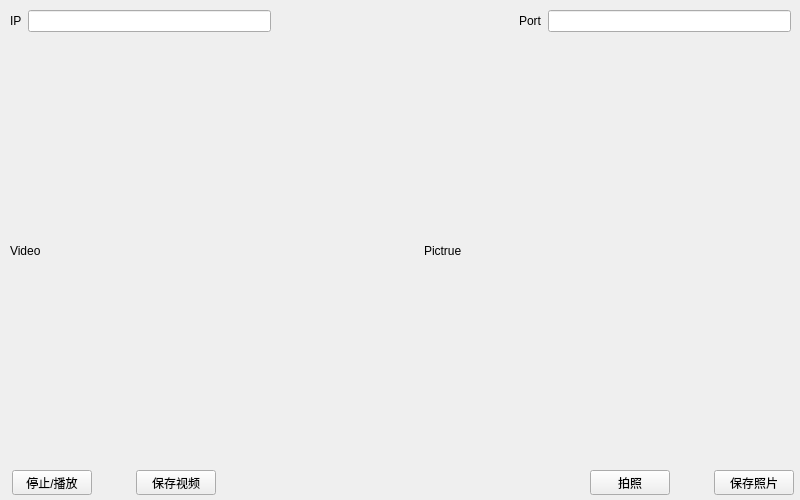
<?xml version="1.0" encoding="UTF-8"?>
<ui version="4.0">
 <class>videoShow</class>
 <widget class="QWidget" name="videoShow">
  <property name="geometry">
   <rect>
    <x>0</x>
    <y>0</y>
    <width>800</width>
    <height>500</height>
   </rect>
  </property>
  <property name="sizePolicy">
   <sizepolicy hsizetype="Fixed" vsizetype="Fixed">
    <horstretch>0</horstretch>
    <verstretch>0</verstretch>
   </sizepolicy>
  </property>
  <property name="windowTitle">
   <string>Form</string>
  </property>
  <property name="windowIcon">
   <iconset>
    <normalon>:/images/video.png</normalon>
   </iconset>
  </property>
  <widget class="QWidget" name="layoutWidget">
   <property name="geometry">
    <rect>
     <x>590</x>
     <y>470</y>
     <width>204</width>
     <height>25</height>
    </rect>
   </property>
   <layout class="QHBoxLayout" name="horizontalLayout_3">
    <item>
     <widget class="QPushButton" name="takePicBtn">
      <property name="maximumSize">
       <size>
        <width>100</width>
        <height>16777215</height>
       </size>
      </property>
      <property name="text">
       <string>拍照</string>
      </property>
     </widget>
    </item>
    <item>
     <spacer name="horizontalSpacer_4">
      <property name="orientation">
       <enum>Qt::Horizontal</enum>
      </property>
      <property name="sizeHint" stdset="0">
       <size>
        <width>40</width>
        <height>20</height>
       </size>
      </property>
     </spacer>
    </item>
    <item>
     <widget class="QPushButton" name="savePicBtn">
      <property name="text">
       <string>保存照片</string>
      </property>
     </widget>
    </item>
   </layout>
  </widget>
  <widget class="QWidget" name="layoutWidget">
   <property name="geometry">
    <rect>
     <x>12</x>
     <y>470</y>
     <width>204</width>
     <height>25</height>
    </rect>
   </property>
   <layout class="QHBoxLayout" name="horizontalLayout">
    <item>
     <widget class="QPushButton" name="pauseStartBtn">
      <property name="maximumSize">
       <size>
        <width>100</width>
        <height>16777215</height>
       </size>
      </property>
      <property name="text">
       <string>停止/播放</string>
      </property>
     </widget>
    </item>
    <item>
     <spacer name="horizontalSpacer_2">
      <property name="enabled">
       <bool>true</bool>
      </property>
      <property name="orientation">
       <enum>Qt::Horizontal</enum>
      </property>
      <property name="sizeHint" stdset="0">
       <size>
        <width>40</width>
        <height>20</height>
       </size>
      </property>
     </spacer>
    </item>
    <item>
     <widget class="QPushButton" name="saveVideoBtn">
      <property name="enabled">
       <bool>true</bool>
      </property>
      <property name="text">
       <string>保存视频</string>
      </property>
     </widget>
    </item>
   </layout>
  </widget>
  <widget class="QWidget" name="layoutWidget">
   <property name="geometry">
    <rect>
     <x>10</x>
     <y>50</y>
     <width>781</width>
     <height>401</height>
    </rect>
   </property>
   <layout class="QHBoxLayout" name="horizontalLayout_2">
    <item>
     <widget class="QLabel" name="videoLabel">
      <property name="text">
       <string>Video</string>
      </property>
     </widget>
    </item>
    <item>
     <spacer name="horizontalSpacer_3">
      <property name="orientation">
       <enum>Qt::Horizontal</enum>
      </property>
      <property name="sizeType">
       <enum>QSizePolicy::Fixed</enum>
      </property>
      <property name="sizeHint" stdset="0">
       <size>
        <width>40</width>
        <height>20</height>
       </size>
      </property>
     </spacer>
    </item>
    <item>
     <widget class="QLabel" name="pictureLabel">
      <property name="enabled">
       <bool>true</bool>
      </property>
      <property name="sizePolicy">
       <sizepolicy hsizetype="Preferred" vsizetype="Preferred">
        <horstretch>0</horstretch>
        <verstretch>0</verstretch>
       </sizepolicy>
      </property>
      <property name="text">
       <string>Pictrue</string>
      </property>
     </widget>
    </item>
   </layout>
  </widget>
  <widget class="QWidget" name="layoutWidget">
   <property name="geometry">
    <rect>
     <x>10</x>
     <y>10</y>
     <width>781</width>
     <height>22</height>
    </rect>
   </property>
   <layout class="QHBoxLayout" name="horizontalLayout_4">
    <item>
     <widget class="QLabel" name="IPLabel">
      <property name="text">
       <string>IP</string>
      </property>
     </widget>
    </item>
    <item>
     <widget class="QLineEdit" name="IPEdit"/>
    </item>
    <item>
     <spacer name="horizontalSpacer">
      <property name="orientation">
       <enum>Qt::Horizontal</enum>
      </property>
      <property name="sizeHint" stdset="0">
       <size>
        <width>40</width>
        <height>20</height>
       </size>
      </property>
     </spacer>
    </item>
    <item>
     <widget class="QLabel" name="portLabel">
      <property name="text">
       <string>Port</string>
      </property>
     </widget>
    </item>
    <item>
     <widget class="QLineEdit" name="portEdit"/>
    </item>
   </layout>
  </widget>
 </widget>
 <resources/>
 <connections/>
</ui>
